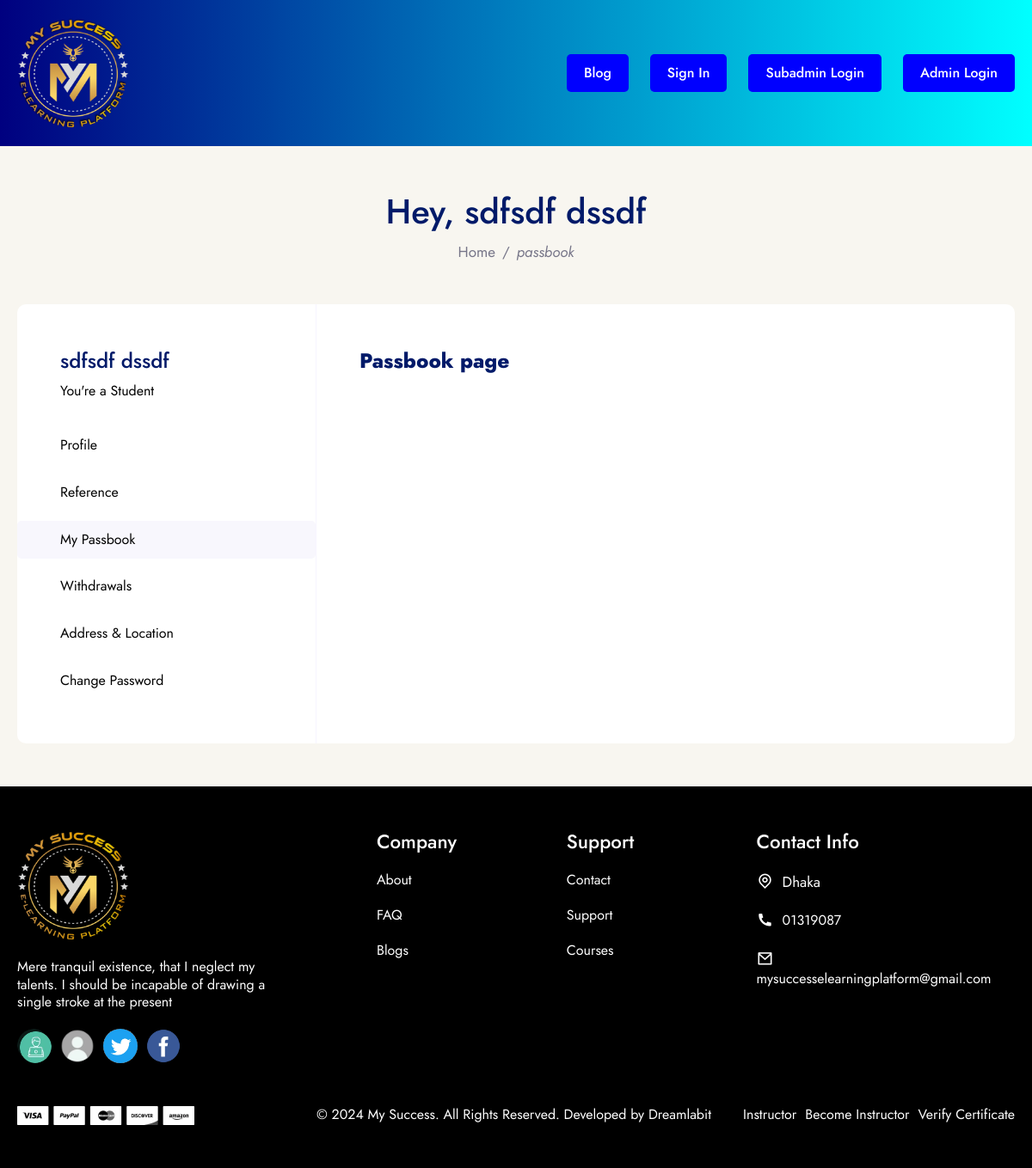
/user/passbook/ (signed in), run on the app's committed database.
### global_feature/models.py (models this page shows, shortened)
class Logo(models.Model):
    logo = models.ImageField(
        validators=[validate_image_size],
        upload_to='images/',
        blank=True,
        null=True,
        verbose_name='Logo Image',
    )
    class Meta:
        verbose_name = 'Logo'
        verbose_name_plural = 'Logo'
        ordering = ['-id']

class FooterDescription(models.Model):
    short_description = models.TextField(
        max_length=250,
        blank=True,
        null=True,
        verbose_name='Short Description',
    )
    class Meta:
        verbose_name = 'Footer Description'
        verbose_name_plural = 'Footer Description '
        ordering = ['-id']

class SocialMediaIcon(models.Model):
    icon = models.ImageField(
        upload_to='images/',
        validators=[validate_image_size],
        blank=True,
        null=True,
        verbose_name='Social Media Icon',
    )
    url = models.URLField(
        max_length=200,
        blank=True,
        null=True,
        verbose_name='Url Link',
    )
    class Meta:
        verbose_name = 'Social Media Icon'
        verbose_name_plural = 'Social Media Icon'
        ordering = ['-id']

class ContactInfoFooter(models.Model):
    address = models.CharField(
        max_length=150,
        blank=True,
        null=True,
        verbose_name='Address',
    )
    phone_number = models.CharField(
        max_length=11,
        blank=True,
        null=True,
        verbose_name='Phone Number',
    )
    email = models.EmailField(
        max_length=100,
        blank=True,
        null=True,
        verbose_name='Email',
    )
    class Meta:
        verbose_name = 'Contact Info Footer'
        verbose_name_plural = 'Contact Info Footer'
        ordering = ['-id']

class FooterPaymentMethodImage(models.Model):
    image = models.ImageField(
        upload_to='images/',
        validators=[validate_image_size],
        blank=True,
        null=True,
        verbose_name='Footer Payment Method Image',
    )
    class Meta:
        verbose_name = 'Footer Payment Method Image'
        verbose_name_plural = 'Footer Payment Method Image'
        ordering = ['-id']

class FooterCopyRightText(models.Model):
    text = models.TextField(
        max_length=200,
        blank=True,
        null=True,
        verbose_name='Footer Copy Right Text'
    )
    class Meta:
        verbose_name = 'Footer Copy Right Text'
        verbose_name_plural = 'Footer Copy Right Text'
        ordering = ['-id']

### my_auth/models.py (models this page shows, shortened)
class User(AbstractBaseUser, PermissionsMixin):
    ACCOUNT_TYPE_CHOICES = [
        ('senior_manager', 'Senior Manager'),
        ('manager', 'Manager'),
        ('senior_team_leader', 'Senior Team Leader'),
        ('team_leader', 'Team Leader'),
        ('trainer', 'Trainer'),
        ('senior_teacher', 'Senior Teacher'),
        ('teacher', 'Teacher'),
        ('accounter', 'Accounter'),
        ('help-line', 'Help-Line'),
        ('user', 'User'),
        ('admin', 'Admin'),
    ]
    USER_ROLES_CHOICES = [
        ('user', 'User'),
        ('sub_admin', 'Sub Admin'),
        ('admin', 'Admin'),
    ]
    COUNTRY_CODE_CHOICES = [
        ('Bangladesh', '+88'),
        ('India', '+91'),
    ]
    user_id = models.CharField(
        unique=True,
        max_length=9,
        verbose_name='User ID'
    )
    image = models.ImageField(
        validators=[validate_image_size],
        upload_to='images/',
        blank=True,
        null=True,
        verbose_name='User Image'
    )
    balance = models.DecimalField(
        max_digits=12,
        decimal_places=2,
        default=0.00,
        verbose_name='Balance'
    )
    email = models.EmailField(
        unique=True,
        max_length=80,
        verbose_name='Email',
    )
    country_code = models.CharField(
        max_length=20,
        choices=COUNTRY_CODE_CHOICES,
        default='Bangladesh'
    )
    number = models.CharField(
        max_length=11,
        unique=True,
        verbose_name='Number'
    )
    first_name = models.CharField(
        max_length=15,
        blank=True,
        null=True,
        verbose_name='First Name'
    )
    last_name = models.CharField(
        max_length=15,
        blank=True,
        null=True,
        verbose_name='Last Name'
    )
    address = models.CharField(
        max_length=100,
        blank=True,
        null=True,
        verbose_name='Address'
    )
    city = models.CharField(
        max_length=20,
        blank=True,
        null=True,
        verbose_name='City'
    )
    state = models.CharField(
        max_length=15,
        blank=True,
        null=True,
        verbose_name='State'
    )
    country = models.CharField(
        max_length=30,
        blank=True,
        null=True,
        verbose_name='Country Name'
    )
    bio = models.TextField(
        max_length=500,
        blank=True,
        null=True,
        verbose_name='Bio'
    )
    account_type = models.CharField(
        max_length=20,
        choices=ACCOUNT_TYPE_CHOICES,
        default='user'
    )
    role = models.CharField(
        max_length=20,
        choices=USER_ROLES_CHOICES,
        default='user'
    )
    referraled_by = models.ForeignKey(
        'self',
        related_name='referrals',
        on_delete=models.SET_NULL,
        null=True,
        blank=True,
        verbose_name='Referred By'
    )
    is_staff = models.BooleanField(default=True)
    is_active = models.BooleanField(default=False)
    is_block = models.BooleanField(default=False)
    is_superuser = models.BooleanField(default=False)
    date_joined = models.DateTimeField(auto_now_add=True)
    last_login = models.DateTimeField(null=True, blank=True)
    objects = UserManager()
    USERNAME_FIELD = 'number'
    REQUIRED_FIELDS = ['email']
    class Meta:
        verbose_name = 'User'
        verbose_name_plural = 'User'
        ordering = ['-date_joined']

### user_page/views.py (the view)
# urls.py: path('passbook/', PassbookTemplateView.as_view(), name='user_passbook'),
class PassbookTemplateView(UserBaseTemplateView):
    pass

### templates/user_page/index.html (shortened to what this page needs)
{% extends "../common/base.html" %}
{% load static %}
{% block css_link %}
    <link href="https://cdn.jsdelivr.net/npm/remixicon@4.5.0/fonts/remixicon.css" rel="stylesheet" />
    <link rel="stylesheet" href="{% static "css/common/header.css" %}">
    <link rel="stylesheet" href="{% static "css/user_page/style.css" %}">
    <link rel="stylesheet" href="{% static "css/common/footer.css" %}">
{% endblock css_link %}
{% block header_section %}
    {% include "../common/header.html" %}
{% endblock header_section %}
{% block main_content %}
<section class="user-section">
    <div class="common-wrap">
        <div class="user-section-top-bar flex flex-col align-items-center justify-content-center">
            <h2>Hey, {{ user.first_name }} {{ user.last_name }}</h2>
            <div class="flex flex-row align-items-center">
                <a href="{% url 'home_page' %}">Home</a>
                <span>/</span>
                <i>{{ new_path }}</i>
            </div>
        </div>
        <div class="grid user-section-main">
            {% include "./side_bar.html" %}
            <div class="user-main-content flex flex-col w-full">
                {% if request.resolver_match.url_name == 'user_profile' %}
                    {% include "./profile.html" %}
                {% elif request.resolver_match.url_name == 'user_referral' %}
                    {% include "./referral.html" %}
                {% elif request.resolver_match.url_name == 'user_passbook' %}
                    {% include "./passbook.html" %}
                {% elif request.resolver_match.url_name == 'user_withdrawal' %}
                    {% include "./withdrawal.html" %}
                {% elif request.resolver_match.url_name == 'user_change_password' %}
                    {% include "./change_password.html" %}
                {% elif request.resolver_match.url_name == 'user_address' %}
                    {% include "./address.html" %}
                {% endif %}
            </div>
        </div>
    </div>
</section>
{% endblock main_content %}
{% block footer_section %}
    {% include "../common/footer.html" %}
{% endblock footer_section %}

### templates/common/header.html (shortened to what this page needs)
<header class="header-section">
    <div class="common-wrap">
        <div class="flex flex-row align-items-center justify-space-between w-full header-inner">
            <a class="logo" href="{% url "home_page" %}">
                <img src="{{ logo.logo.url }}" alt="logo" loading="lazy" decoding="async">
            </a>
            <nav class="flex flex-col nav-wrap">
                {% if user.is_authenticated and user.account_type == "user" %}
                    <ul class="flex flex-row">
                        <li>
                            <a class="btn" href="">My Learning</a>
                        </li>
                        <li>
                            <a class="btn" href="">Home Work</a>
                        </li>
                        <li>
                            <a class="btn" href="">Blog</a>
                        </li>
                        <li>
                            <a class="btn" href="{% url "user_profile" %}">Profile Settings</a>
                        </li>
                        <li>
                            <a class="btn" href="{% url "user_logout" %}">Log Out</a>
                        </li>
                    </ul>
                {% else %}
                    <ul class="flex flex-row">
                        <li>
                            <a class="btn" href="">Blog</a>
                        </li>
                        <li>
                            <a class="btn" href="{% url "user_login" %}">Sign In</a>
                        </li>
                        <li>
                            <a class="btn" href="{% url "sub_admin_login" %}">Subadmin Login</a>
                        </li>
                        <li>
                            <a class="btn" href="/admin">Admin Login</a>
                        </li>
                    </ul>
                {% endif %}
            </nav>
        </div>
    </div>
</header>

### templates/user_page/side_bar.html
<div class="side-bar-wrapper flex flex-col w-full">
    <div class="flex flex-col w-full side-bar-inner">
        <div class="user-name-bio flex flex-col">
            <h4>{{ user.first_name }} {{ user.last_name }}</h4>
            <p>You're a Student</p>
        </div>
        <div class="user-settings flex flex-col">
            <ul class="flex flex-col">
                <li class="{% if request.resolver_match.url_name == 'user_profile' %}active{% endif %}">
                    <a href="{% url 'user_profile' %}">Profile</a>
                </li>
                <li class="{% if request.resolver_match.url_name == 'user_referral' %}active{% endif %}">
                    <a href="{% url 'user_referral' %}">Reference</a>
                </li>
                <li class="{% if request.resolver_match.url_name == 'user_passbook' %}active{% endif %}">
                    <a href="{% url 'user_passbook' %}">My Passbook</a>
                </li>
                <li class="{% if request.resolver_match.url_name == 'user_withdrawal' %}active{% endif %}">
                    <a href="{% url 'user_withdrawal' %}">Withdrawals</a>
                </li>
                <li class="{% if request.resolver_match.url_name == 'user_address' %}active{% endif %}">
                    <a href="{% url 'user_address' %}">Address & Location</a>
                </li>
                <li class="{% if request.resolver_match.url_name == 'user_change_password' %}active{% endif %}">
                    <a href="{% url 'user_change_password' %}">Change Password</a>
                </li>
            </ul>
        </div>
    </div>
</div>

### templates/common/footer.html
<footer class="footer-section">
    <div class="footer-inner flex flex-col w-full">
        <div class="footer-top-wrapper w-full">
            <div class="common-wrap">
                <div class="footer-tor-inner grid">
                    <div class="flex flex-col w-full footer-logo-wrapper">
                        <a class="logo" href="{% url "home_page" %}">
                            <img src="{{ logo.logo.url }}" alt="logo" loading="lazy" decoding="async">
                        </a>
                        <p>{{ footer_description.short_description }}</p>
                        <div class="flex flex-row align-items-center w-full footer-icon-wrapper">
                            {% for icon in social_media_icon %}
                                <a href="{{ icon.url }}" target="_blank">
                                    <img src="{{ icon.icon.url }}" alt="icon" loading="lazy" decoding="async">
                                </a>
                            {% endfor %}
                        </div>
                    </div>
                    <div class="flex flex-col w-full conpany-wrapper">
                        <h4>Company</h4>
                        <div class="flex flex-col w-full conpany-wrapper-item">
                            <ul class="flex flex-col w-full">
                                <li>
                                    <a href="">About</a>
                                </li>
                                <li>
                                    <a href="">FAQ</a>
                                </li>
                                <li>
                                    <a href="">Blogs</a>
                                </li>
                            </ul>
                        </div>
                    </div>
                    <div class="flex flex-col w-full support-wrapper">
                        <h4>Support</h4>
                        <div class="flex flex-col w-full support-wrapper-item">
                            <ul class="flex flex-col w-full">
                                <li>
                                    <a href="">Contact</a>
                                </li>
                                <li>
                                    <a href="">Support</a>
                                </li>
                                <li>
                                    <a href="">Courses</a>
                                </li>
                            </ul>
                        </div>
                    </div>
                    <div class="flex flex-col w-full contact_info_wrapper">
                        <h4>Contact Info</h4>
                        <div class="flex flex-col w-full contact_info_item">
                            <div class="flex flex-row align-items-center">
                                <i class="ri-map-pin-line"></i>
                                <span>{{ contact_info_footer.address }}</span>
                            </div>
                            <div class="flex flex-row align-items-center">
                                <i class="ri-phone-fill"></i>
                                <a href="tel:{{ contact_info_footer.phone_number }}">{{ contact_info_footer.phone_number }}</a>
                            </div>
                            <div class="flex flex-row align-items-center">
                                <i class="ri-mail-line"></i>
                                <a href="mailto:{{ contact_info_footer.email }}">{{ contact_info_footer.email }}</a>
                            </div>
                        </div>
                    </div>
                </div>
            </div>
        </div>
        <div class="footer-bottom-wrapper w-full">
            <div class="common-wrap">
                <div class="grid footer-bottom-inner">
                    <img src="{{ payment_method_image.image.url }}" alt="payment_method_image" loading="lazy" decoding="async">
                    <p>{{ copy_right.text }}</p>
                    <div class="flex flex-col align-items-end footer-bottom-link">
                        <ul class="flex flex-row align-items-center">
                            <li>
                                <a>Instructor</a>
                            </li>
                            <li>
                                <a>Become Instructor</a>
                            </li>
                            <li>
                                <a>Verify Certificate</a>
                            </li>
                        </ul>
                    </div>
                </div>
            </div>
        </div>
    </div>
</footer>

### data on the page
Logo: logo (picture)
User: first_name "sdfsdf", last_name "dssdf"
FooterDescription: short_description "Mere tranquil existence, that I neglect my talents. I should be incapable of drawing a single stroke at the present"
SocialMediaIcon: icon (picture)
SocialMediaIcon: icon (placeholder picture)
SocialMediaIcon: icon (picture)
SocialMediaIcon: icon (picture)
ContactInfoFooter: address "Dhaka", phone_number "01319087", email "mysuccesselearningplatform@gmail.com"
FooterPaymentMethodImage: image (picture)
FooterCopyRightText: text "© 2024 My Success. All Rights Reserved. Developed by Dreamlabit"

### other printed values
{{ new_path }} "passbook"
